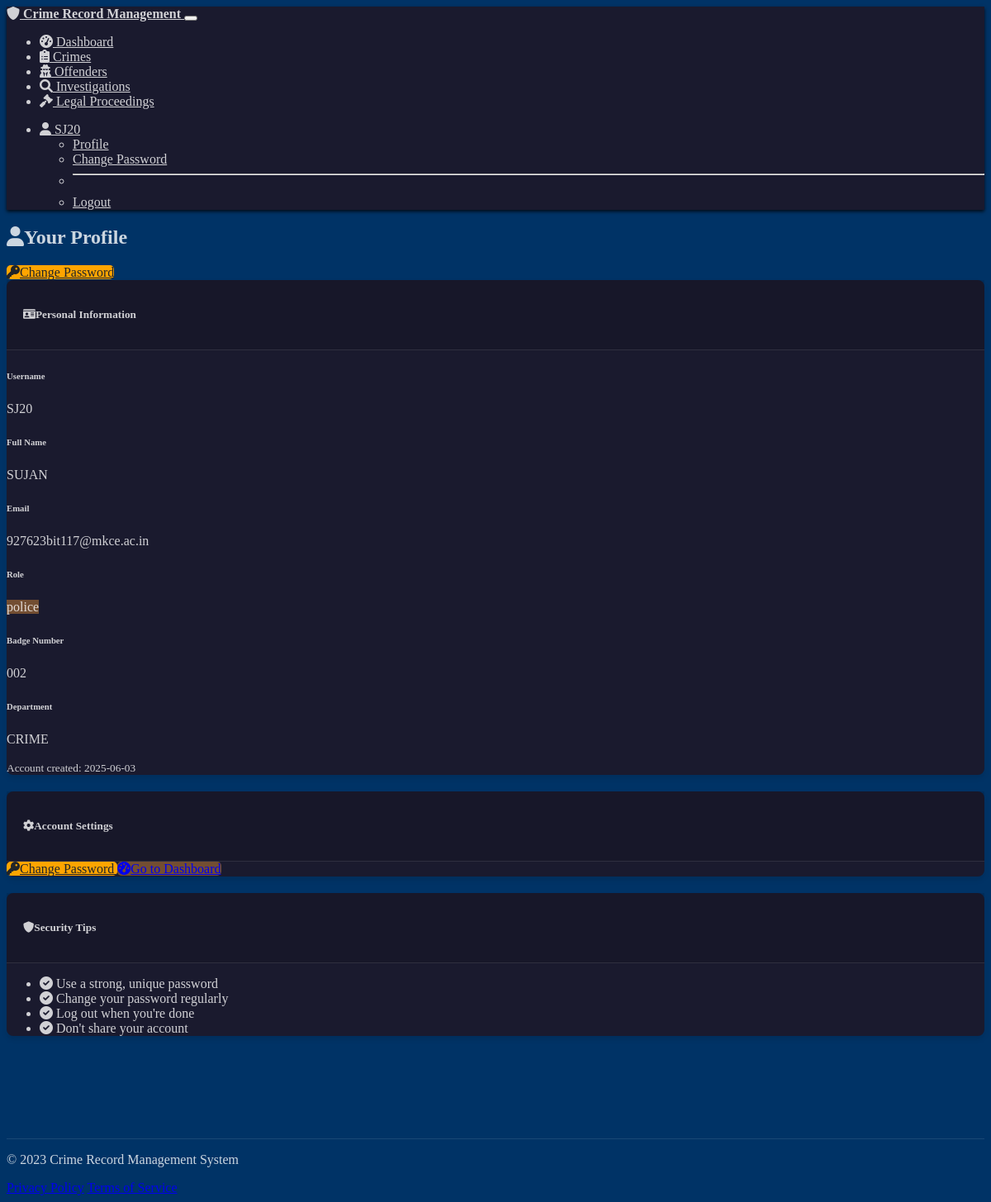
The page /profile (signed in) on the database its author committed.
### models.py (models this page shows, shortened)
class User(UserMixin, db.Model):
    id = db.Column(db.Integer, primary_key=True)
    username = db.Column(db.String(64), unique=True, nullable=False)
    password_hash = db.Column(db.String(256), nullable=False)
    email = db.Column(db.String(120), unique=True, nullable=False)
    full_name = db.Column(db.String(100), nullable=False)
    role = db.Column(db.String(20), nullable=False, default='police')  # 'admin' or 'police'
    badge_number = db.Column(db.String(20), nullable=True)
    department = db.Column(db.String(100), nullable=True)
    created_at = db.Column(db.DateTime, default=datetime.utcnow)
    crimes = db.relationship('Crime', backref='reported_by_user', lazy=True)
    investigations = db.relationship('Investigation', backref='assigned_officer', lazy=True)
    def is_admin(self):
        return self.role == 'admin'

### auth.py (the view)
@app.route('/profile', methods=['GET'])
@login_required
def profile():
    return render_template('profile.html', title='Your Profile', user=current_user)

### app.py (called while the page is built)
    @login_manager.user_loader
    def load_user(user_id):
        return User.query.get(int(user_id))

    @app.context_processor
    def utility_functions():
        return {
            'calculate_age': calculate_age,
            'format_date': format_date,
            'format_date_short': format_date_short,
            'get_status_badge_color': get_status_badge_color
        }

### templates/profile.html
{% extends "base.html" %}
{% block content %}
<div class="container">
    <div class="d-flex justify-content-between align-items-center mb-4">
        <h2><i class="fas fa-user me-2"></i>Your Profile</h2>
        <a href="{{ url_for('change_password') }}" class="btn btn-warning">
            <i class="fas fa-key me-2"></i>Change Password
        </a>
    </div>
    <div class="row">
        <div class="col-md-8">
            <div class="card">
                <div class="card-header">
                    <h5 class="mb-0"><i class="fas fa-id-card me-2"></i>Personal Information</h5>
                </div>
                <div class="card-body">
                    <div class="row mb-3">
                        <div class="col-md-6">
                            <h6 class="fw-bold text-muted">Username</h6>
                            <p>{{ user.username }}</p>
                        </div>
                        <div class="col-md-6">
                            <h6 class="fw-bold text-muted">Full Name</h6>
                            <p>{{ user.full_name }}</p>
                        </div>
                    </div>
                    <div class="row mb-3">
                        <div class="col-md-6">
                            <h6 class="fw-bold text-muted">Email</h6>
                            <p>{{ user.email }}</p>
                        </div>
                        <div class="col-md-6">
                            <h6 class="fw-bold text-muted">Role</h6>
                            <p>
                                <span class="badge bg-{{ 'danger' if user.role == 'admin' else 'primary' }}">
                                    {{ user.role }}
                                </span>
                            </p>
                        </div>
                    </div>
                    <div class="row mb-3">
                        <div class="col-md-6">
                            <h6 class="fw-bold text-muted">Badge Number</h6>
                            <p>{{ user.badge_number }}</p>
                        </div>
                        <div class="col-md-6">
                            <h6 class="fw-bold text-muted">Department</h6>
                            <p>{{ user.department }}</p>
                        </div>
                    </div>
                    <div class="row text-muted mt-3">
                        <div class="col-md-12">
                            <small>Account created: {{ user.created_at.strftime('%Y-%m-%d') }}</small>
                        </div>
                    </div>
                </div>
            </div>
        </div>
        <div class="col-md-4">
            <div class="card">
                <div class="card-header">
                    <h5 class="mb-0"><i class="fas fa-cog me-2"></i>Account Settings</h5>
                </div>
                <div class="card-body">
                    <div class="d-grid gap-2">
                        <a href="{{ url_for('change_password') }}" class="btn btn-warning">
                            <i class="fas fa-key me-2"></i>Change Password
                        </a>
                        <a href="{{ url_for('dashboard') }}" class="btn btn-primary">
                            <i class="fas fa-tachometer-alt me-2"></i>Go to Dashboard
                        </a>
                    </div>
                </div>
            </div>
            <div class="card mt-4">
                <div class="card-header">
                    <h5 class="mb-0"><i class="fas fa-shield-alt me-2"></i>Security Tips</h5>
                </div>
                <div class="card-body">
                    <ul class="list-unstyled">
                        <li class="mb-2">
                            <i class="fas fa-check-circle text-success me-2"></i>
                            Use a strong, unique password
                        </li>
                        <li class="mb-2">
                            <i class="fas fa-check-circle text-success me-2"></i>
                            Change your password regularly
                        </li>
                        <li class="mb-2">
                            <i class="fas fa-check-circle text-success me-2"></i>
                            Log out when you're done
                        </li>
                        <li>
                            <i class="fas fa-check-circle text-success me-2"></i>
                            Don't share your account
                        </li>
                    </ul>
                </div>
            </div>
        </div>
    </div>
</div>
<br><br><br><br>
{% endblock %}

### templates/base.html (shortened to what this page needs)
<!DOCTYPE html>
<html lang="en" data-bs-theme="dark">
<head>
    <link rel="stylesheet" href="https://cdn.replit.com/agent/bootstrap-agent-dark-theme.min.css">
    <link rel="stylesheet" href="https://cdnjs.cloudflare.com/ajax/libs/font-awesome/6.0.0/css/all.min.css">
    <link rel="stylesheet" href="{{ url_for('static', filename='css/custom.css') }}">
</head>
<body>
    <nav class="navbar navbar-expand-lg navbar-dark bg-dark mb-4">
        <div class="container">
            <a class="navbar-brand" href="{{ url_for('index') }}">
                <i class="fas fa-shield-alt me-2"></i>
                Crime Record Management
            </a>
            <button class="navbar-toggler" type="button" data-bs-toggle="collapse" data-bs-target="#navbarNav" aria-controls="navbarNav" aria-expanded="false" aria-label="Toggle navigation">
            </button>
            <div class="collapse navbar-collapse" id="navbarNav">
                <ul class="navbar-nav me-auto">
                    {% if current_user.is_authenticated %}
                    <li class="nav-item">
                        <a class="nav-link" href="{{ url_for('dashboard') }}">
                            <i class="fas fa-tachometer-alt me-1"></i> Dashboard
                        </a>
                    </li>
                    <li class="nav-item">
                        <a class="nav-link" href="{{ url_for('crimes_list') }}">
                            <i class="fas fa-clipboard-list me-1"></i> Crimes
                        </a>
                    </li>
                    <li class="nav-item">
                        <a class="nav-link" href="{{ url_for('offenders_list') }}">
                            <i class="fas fa-user-secret me-1"></i> Offenders
                        </a>
                    </li>
                    <li class="nav-item">
                        <a class="nav-link" href="{{ url_for('investigations_list') }}">
                            <i class="fas fa-search me-1"></i> Investigations
                        </a>
                    </li>
                    <li class="nav-item">
                        <a class="nav-link" href="{{ url_for('legal_list') }}">
                            <i class="fas fa-gavel me-1"></i> Legal Proceedings
                        </a>
                    </li>
                    {% endif %}
                </ul>
                <ul class="navbar-nav">
                    {% if current_user.is_authenticated %}
                    <li class="nav-item dropdown">
                        <a class="nav-link dropdown-toggle" href="#" id="userDropdown" role="button" data-bs-toggle="dropdown" aria-expanded="false">
                            <i class="fas fa-user me-1"></i> {{ current_user.username }}
                        </a>
                        <ul class="dropdown-menu dropdown-menu-end" aria-labelledby="userDropdown">
                            <li><a class="dropdown-item" href="{{ url_for('profile') }}">Profile</a></li>
                            <li><a class="dropdown-item" href="{{ url_for('change_password') }}">Change Password</a></li>
                            <li><hr class="dropdown-divider"></li>
                            <li><a class="dropdown-item" href="{{ url_for('logout') }}">Logout</a></li>
                        </ul>
                    </li>
                    {% endif %}
                </ul>
            </div>
        </div>
    </nav>
    <main class="container">
        {% block content %}{% endblock %}
    </main>
    <footer class="footer mt-5 py-3 bg-dark">
        <div class="container">
            <div class="row">
                <div class="col-md-6">
                    <p class="text-muted">&copy; 2023 Crime Record Management System</p>
                </div>
                <div class="col-md-6 text-end">
                    <a href="#" class="text-muted me-3">Privacy Policy</a>
                    <a href="#" class="text-muted">Terms of Service</a>
                </div>
            </div>
        </div>
    </footer>
</body>
</html>

### static/css/custom.css (style rules this page uses)
:root { --primary-color: #003366; --secondary-color: #1A1A2E; --accent-color: #e692386f; --success-color: #228b2298; --danger-color: #b222227b; --warning-color: #FFA500; --text-light: #FFFFFFCC; --text-dark: #212529; --bg-light: #F5F7FA; --border-light: #D1D1D1; --link-blue: #0056B3; }
body { background-color: var(--primary-color); color: var(--text-light); }
.card { background-color: var(--secondary-color); border-radius: 8px; box-shadow: 0 4px 6px rgba(0, 0, 0, 0.1); transition: transform 0.3s ease; margin-bottom: 20px; border: none; }
.card-header { padding: 0.75rem 1.25rem; border-bottom: 1px solid rgba(255, 255, 255, 0.1); background-color: rgba(0, 0, 0, 0.1); }
.badge.bg-info, .badge.bg-primary { background-color: var(--accent-color) !important; }
.navbar { background-color: #1A1A2E; box-shadow: 0 2px 4px rgba(0, 0, 0, 0.807); }
.navbar-dark .navbar-brand { color: var(--text-light); font-weight: 700; }
.nav-link { color: var(--text-light) !important; }
.btn { border-radius: 5px; font-weight: 500; }
.btn-primary { background-color: var(--accent-color); border-color: var(--accent-color); }
.btn-warning { background-color: var(--warning-color); border-color: var(--warning-color); color: var(--text-dark); }
footer { background-color: var(--primary-color) !important; border-top: 1px solid rgba(255, 255, 255, 0.1); margin-top: 2rem; color: var(--text-light); }
.dropdown-menu { background-color: var(--secondary-color); border-color: rgba(255, 255, 255, 0.1); }
.dropdown-item { color: var(--text-light); }

### rows shown on the page
User: username "SJ20", full_name "SUJAN", email "927623bit117@mkce.ac.in", role "police", badge_number "002", department "CRIME", created_at "2025-06-03"
